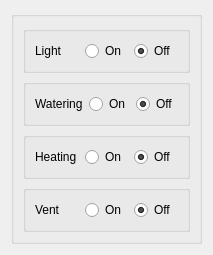
              <widget class="QWidget" name="tab">
               <attribute name="title">
                <string>Manual</string>
               </attribute>
               <layout class="QHBoxLayout" name="horizontalLayout_38">
                <item>
                 <layout class="QGridLayout" name="gridLayout_28">
                  <item row="0" column="0">
                   <widget class="QGroupBox" name="groupBox_22">
                    <property name="title">
                     <string/>
                    </property>
                    <layout class="QHBoxLayout" name="horizontalLayout_39">
                     <item>
                      <layout class="QGridLayout" name="gridLayout_29">
                       <item row="1" column="0">
                        <widget class="QGroupBox" name="groupBox_27">
                         <property name="title">
                          <string/>
                         </property>
                         <layout class="QHBoxLayout" name="horizontalLayout_45">
                          <item>
                           <layout class="QHBoxLayout" name="horizontalLayout_43">
                            <item>
                             <widget class="QLabel" name="label_46">
                              <property name="text">
                               <string>Watering</string>
                              </property>
                             </widget>
                            </item>
                            <item>
                             <widget class="QRadioButton" name="manual_bool_water_on">
                              <property name="text">
                               <string>On</string>
                              </property>
                             </widget>
                            </item>
                            <item>
                             <widget class="QRadioButton" name="manual_bool_water_off">
                              <property name="text">
                               <string>Off</string>
                              </property>
                              <property name="checked">
                               <bool>true</bool>
                              </property>
                             </widget>
                            </item>
                           </layout>
                          </item>
                         </layout>
                        </widget>
                       </item>
                       <item row="0" column="0">
                        <layout class="QHBoxLayout" name="horizontalLayout_41">
                         <item>
                          <widget class="QGroupBox" name="groupBox_26">
                           <property name="title">
                            <string/>
                           </property>
                           <layout class="QHBoxLayout" name="horizontalLayout_42">
                            <item>
                             <layout class="QHBoxLayout" name="horizontalLayout_40">
                              <item>
                               <widget class="QLabel" name="label_45">
                                <property name="text">
                                 <string>Light</string>
                                </property>
                               </widget>
                              </item>
                              <item>
                               <widget class="QRadioButton" name="manual_bool_light_on">
                                <property name="text">
                                 <string>On</string>
                                </property>
                               </widget>
                              </item>
                              <item>
                               <widget class="QRadioButton" name="manual_bool_light_off">
                                <property name="text">
                                 <string>Off</string>
                                </property>
                                <property name="checked">
                                 <bool>true</bool>
                                </property>
                               </widget>
                              </item>
                             </layout>
                            </item>
                           </layout>
                          </widget>
                         </item>
                        </layout>
                       </item>
                       <item row="3" column="0">
                        <widget class="QGroupBox" name="groupBox_28">
                         <property name="title">
                          <string/>
                         </property>
                         <layout class="QHBoxLayout" name="horizontalLayout_46">
                          <item>
                           <layout class="QHBoxLayout" name="horizontalLayout_44">
                            <item>
                             <widget class="QLabel" name="label_66">
                              <property name="text">
                               <string>Vent</string>
                              </property>
                             </widget>
                            </item>
                            <item>
                             <widget class="QRadioButton" name="manual_bool_vent_on">
                              <property name="text">
                               <string>On</string>
                              </property>
                             </widget>
                            </item>
                            <item>
                             <widget class="QRadioButton" name="manual_bool_vent_off">
                              <property name="text">
                               <string>Off</string>
                              </property>
                              <property name="checked">
                               <bool>true</bool>
                              </property>
                             </widget>
                            </item>
                           </layout>
                          </item>
                         </layout>
                        </widget>
                       </item>
                       <item row="2" column="0">
                        <widget class="QGroupBox" name="groupBox_32">
                         <property name="title">
                          <string/>
                         </property>
                         <layout class="QHBoxLayout" name="horizontalLayout_27">
                          <item>
                           <layout class="QHBoxLayout" name="horizontalLayout_26">
                            <item>
                             <widget class="QLabel" name="label_59">
                              <property name="text">
                               <string>Heating</string>
                              </property>
                             </widget>
                            </item>
                            <item>
                             <widget class="QRadioButton" name="manual_bool_heating_on">
                              <property name="text">
                               <string>On</string>
                              </property>
                             </widget>
                            </item>
                            <item>
                             <widget class="QRadioButton" name="manual_bool_heating_off">
                              <property name="text">
                               <string>Off</string>
                              </property>
                              <property name="checked">
                               <bool>true</bool>
                              </property>
                             </widget>
                            </item>
                           </layout>
                          </item>
                         </layout>
                        </widget>
                       </item>
                      </layout>
                     </item>
                    </layout>
                   </widget>
                  </item>
                 </layout>
                </item>
               </layout>
              </widget>
